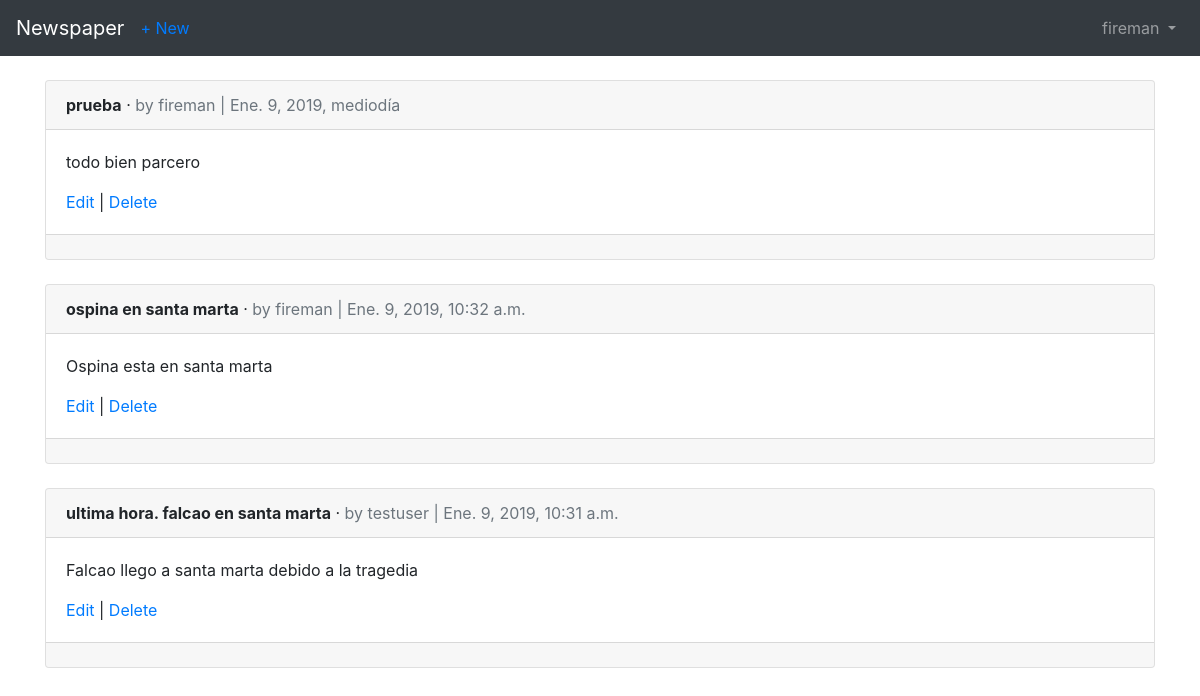
Page /articles/ (signed in) on the earlier database version.
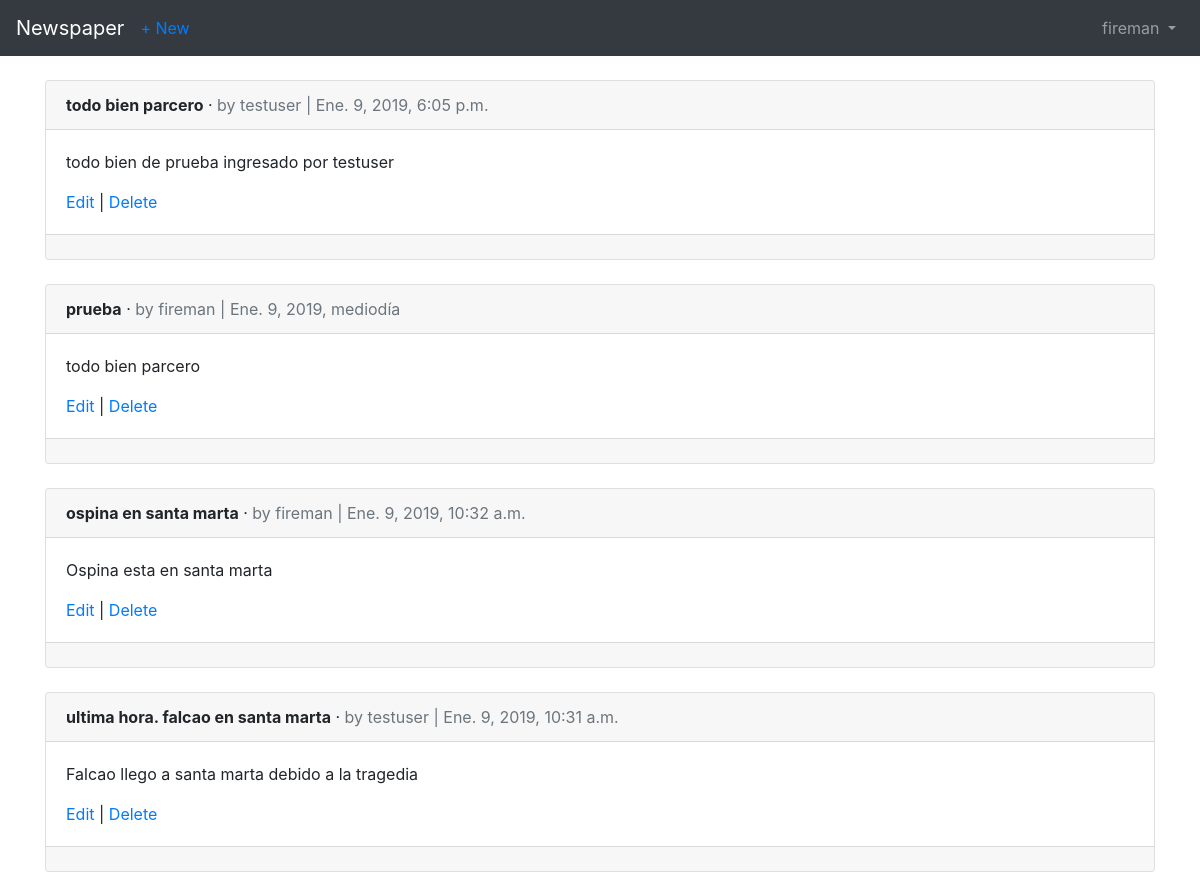
Same page on the later database version.
### users/models.py (models this page shows)
class CustomUser(AbstractUser):
    age = models.PositiveIntegerField(null=True, blank=True)
    picture = models.ImageField(upload_to='media/',null=True, blank=True)

### articles/models.py (models this page shows, shortened)
class Article(models.Model):
    title = models.CharField(max_length=255)
    body = models.TextField()
    date = models.DateTimeField(auto_now_add=True)
    author = models.ForeignKey(get_user_model(), on_delete=models.CASCADE)

### articles/views.py (the view)
# urls.py: path('', ArticleListView.as_view(), name='article_list'),
class ArticleListView(LoginRequiredMixin, ListView):
    model = Article
    template_name ='articles/article_list.html'
    ordering = ['-date']
    login_url = 'login'

### articles/templates/articles/article_list.html (shortened to what this page needs)
{% extends 'base.html' %}
{% block content %}
    {% for article in object_list %}
        <div class="card">
            <div class="card-header">
                <span class="font-weight-bold">{{ article.title }}</span> &middot;
                <span class="text-muted">by {{ article.author }} |
                {{ article.date }}</span>
            </div>
            <div class="card-body">
                <p>{{ article.body }}</p>
                <a href="{% url 'article_edit' article.pk %}">Edit</a> |
                <a href="{% url 'article_delete' article.pk %}">Delete</a>
            </div>
            <div class="card-footer">
            </div>
        </div>
       <br />
    {% endfor %}
{% endblock content %}

### templates/base.html (shortened to what this page needs)
<!DOCTYPE html>
<html lang="es">
<head>
    <link rel="stylesheet" href="https://stackpath.bootstrapcdn.com/bootstrap/4.2.1/css/bootstrap.min.css">
</head>
<body>
        <nav class="navbar navbar-expand-md navbar-dark bg-dark mb-4">
                <a class="navbar-brand" href="{% url 'home' %}">Newspaper</a>
                {% if user.is_authenticated %}
                <ul class="navbar-nav mr-auto">
                    <li class="nav-item"><a href="{% url 'article_new' %}">+ New</a></li>
                </ul>
                {% endif %}
                <div class="collapse navbar-collapse" id="navbarCollapse">
                        {% if user.is_authenticated %}
                            <ul class="navbar-nav ml-auto">
                                <li class="nav-item">
                                    <a class="nav-link dropdown-toggle" href="#" id="userMenu"
                                        data-toggle="dropdown" aria-haspopup="true"
                                        aria-expanded="false">
                                        {{ user.username }}
                                    </a>
                                </li>
                            </ul>
                        {% else %}
                            <form class="form-inline ml-auto">
                                <a href="{% url 'login' %}" class="btn btn-outline-secondary"> Entrar</a>
                                <a href="{% url 'signup' %}" class="btn btn-primary ml-2"> Registrarme</a>
                            </form>
                        {% endif %}
                </div>
        </nav>
        <div class="container">
                {% block content %}
                {% endblock content %}
         </div>
</body>
</html>

Differences in the rows shown:
added Article: title "todo bien parcero", author "testuser", date "Ene. 9, 2019, 6:05 p.m.", body "todo bien de prueba ingresado por testuser"
